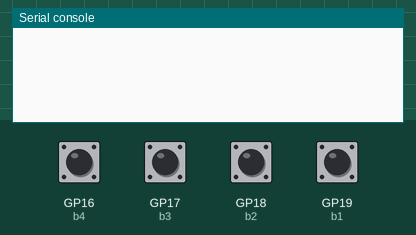
Simulated run of this program. Board: Raspberry Pi Pico running MicroPython. Parts: the last lines printed to the serial console. The test bench sets the inputs (shaded band); at power-on: GP16 (b4), GP17 (b3), GP18 (b2), GP19 (b1) HIGH.

Above: at 1.2 s.
1.3 s: GP16 (b4) pulled LOW for 0.15 s
At 2.7 s:
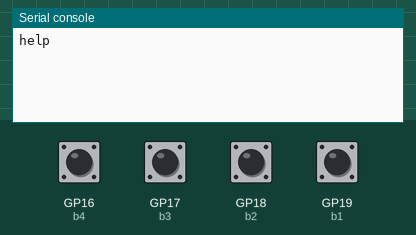
3.0 s: GP17 (b3) pulled LOW for 0.15 s
At 3.16 s:
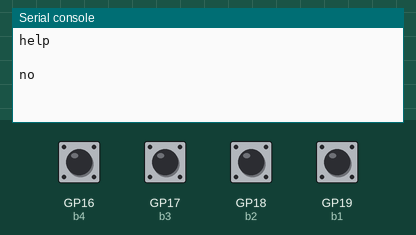
4.6 s: GP18 (b2) pulled LOW for 0.15 s
At 4.76 s:
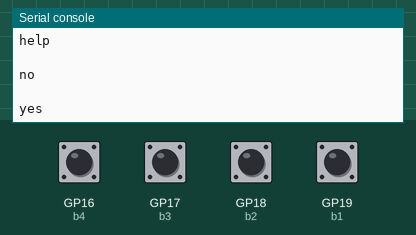
6.2 s: GP19 (b1) pulled LOW for 0.15 s
At 6.36 s:
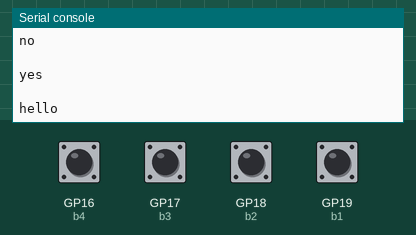

The program:

prototype_build_v1.py
```python
from machine import Pin
import time

b1 = Pin(19, Pin.IN, Pin.PULL_UP)
b2 = Pin(18, Pin.IN, Pin.PULL_UP)
b3 = Pin(17, Pin.IN, Pin.PULL_UP)
b4 = Pin(16, Pin.IN, Pin.PULL_UP)

last_message = ""

while True:
    message = ""

    if b1.value() == 0:
        message = "hello"
    elif b2.value() == 0:
        message = "yes"
    elif b3.value() == 0:
        message = "no"
    elif b4.value() == 0:
        message = "help"

    if message != last_message:
        print(message)
        last_message = message

    time.sleep(0.1)
```

Measured:
- after the input at 1.3 s, the serial console: prints a new line at once (image 1)
- after the input at 3.0 s, the serial console: prints a new line at once (image 2)
- after the input at 4.6 s, the serial console: prints a new line at once (image 3)
- after the input at 6.2 s, the serial console: prints a new line at once (image 4)
